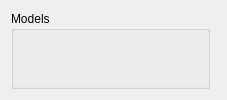
       <widget class="QWidget" name="tabCommonModels">
        <attribute name="title">
         <string>Models</string>
        </attribute>
        <layout class="QGridLayout" name="gridLayout">
         <item row="0" column="0">
          <layout class="QHBoxLayout" name="horizontalLayout_6" stretch="0,1">
           <item>
            <widget class="QGroupBox" name="groupBoxModels">
             <property name="minimumSize">
              <size>
               <width>0</width>
               <height>0</height>
              </size>
             </property>
             <property name="maximumSize">
              <size>
               <width>16777215</width>
               <height>16777215</height>
              </size>
             </property>
             <property name="title">
              <string>Models</string>
             </property>
             <layout class="QGridLayout" name="gridLayout_21">
              <item row="0" column="0">
               <widget class="PanelSuperList" name="panelSuperListCommonObjects" native="true">
                <property name="minimumSize">
                 <size>
                  <width>175</width>
                  <height>0</height>
                 </size>
                </property>
                <property name="maximumSize">
                 <size>
                  <width>175</width>
                  <height>16777215</height>
                 </size>
                </property>
               </widget>
              </item>
             </layout>
            </widget>
           </item>
           <item>
            <widget class="PanelObject" name="widgetCommonObject" native="true"/>
           </item>
          </layout>
         </item>
        </layout>
       </widget>
